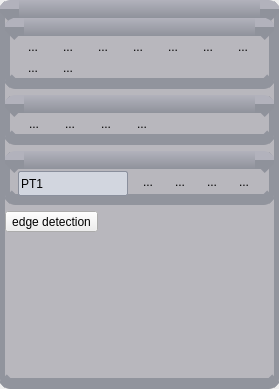
<?xml version="1.0" encoding="UTF-8"?>
<ui version="4.0">
 <class>CPaintZoneDockWidget</class>
 <widget class="QDockWidget" name="CPaintZoneDockWidget">
  <property name="geometry">
   <rect>
    <x>0</x>
    <y>0</y>
    <width>279</width>
    <height>389</height>
   </rect>
  </property>
  <property name="styleSheet">
   <string notr="true">
QToolButton:checked{ 
color:rgb(255,255,255);
background:rgb(255,255,255);
}

QToolButton:pressed{ 
color:rgb(255, 255, 255);
background:rgb(255,255,255);
}	
QFrame
{
	border-radius:10px;
	background:rgb(184,183,189)	;
	border-left: 5px solid rgb(145,148,157) ;
	border-right: 5px solid rgb(145,148,157);
	border-top: 18px solid qlineargradient(spread:pad, x1:0, y1:0, x2:0, y2:1, stop:0 rgba(178,178,188, 255), stop:1 rgba(143,146,155, 255)) ;
	border-bottom: 11px solid rgb(145,148,157);
}

QLineEdit
{
	border-radius:2px;
	background:rgb(210,214,223);
	border:1px solid rgb(138,143,156)
}
</string>
  </property>
  <property name="windowTitle">
   <string/>
  </property>
  <widget class="QWidget" name="dockWidgetContents">
   <property name="minimumSize">
    <size>
     <width>1</width>
     <height>1</height>
    </size>
   </property>
   <layout class="QVBoxLayout" name="verticalLayout">
    <property name="spacing">
     <number>0</number>
    </property>
    <property name="leftMargin">
     <number>0</number>
    </property>
    <property name="topMargin">
     <number>0</number>
    </property>
    <property name="rightMargin">
     <number>0</number>
    </property>
    <property name="bottomMargin">
     <number>0</number>
    </property>
    <item>
     <widget class="QFrame" name="frame_3">
      <property name="frameShape">
       <enum>QFrame::StyledPanel</enum>
      </property>
      <property name="frameShadow">
       <enum>QFrame::Raised</enum>
      </property>
      <layout class="QVBoxLayout" name="verticalLayout_2">
       <property name="leftMargin">
        <number>0</number>
       </property>
       <property name="topMargin">
        <number>0</number>
       </property>
       <property name="rightMargin">
        <number>0</number>
       </property>
       <property name="bottomMargin">
        <number>5</number>
       </property>
       <item>
        <widget class="QFrame" name="frame">
         <property name="styleSheet">
          <string notr="true"/>
         </property>
         <property name="frameShape">
          <enum>QFrame::StyledPanel</enum>
         </property>
         <property name="frameShadow">
          <enum>QFrame::Raised</enum>
         </property>
         <layout class="QGridLayout" name="gridLayout">
          <property name="leftMargin">
           <number>0</number>
          </property>
          <property name="topMargin">
           <number>0</number>
          </property>
          <property name="rightMargin">
           <number>0</number>
          </property>
          <property name="bottomMargin">
           <number>0</number>
          </property>
          <property name="spacing">
           <number>0</number>
          </property>
          <item row="3" column="0">
           <widget class="QToolButton" name="toolButton_9">
            <property name="text">
             <string>...</string>
            </property>
            <property name="icon">
             <iconset resource="ima_icons.qrc">
              <normaloff>:/ima_icons/1.6.png</normaloff>:/ima_icons/1.6.png</iconset>
            </property>
            <property name="iconSize">
             <size>
              <width>30</width>
              <height>30</height>
             </size>
            </property>
            <property name="checkable">
             <bool>true</bool>
            </property>
            <property name="autoRaise">
             <bool>true</bool>
            </property>
           </widget>
          </item>
          <item row="2" column="0">
           <widget class="QToolButton" name="toolButton_3">
            <property name="text">
             <string>...</string>
            </property>
            <property name="icon">
             <iconset resource="ima_icons.qrc">
              <normaloff>:/ima_icons/1.1.png</normaloff>:/ima_icons/1.1.png</iconset>
            </property>
            <property name="iconSize">
             <size>
              <width>30</width>
              <height>30</height>
             </size>
            </property>
            <property name="checkable">
             <bool>true</bool>
            </property>
            <property name="autoRaise">
             <bool>true</bool>
            </property>
           </widget>
          </item>
          <item row="2" column="2">
           <widget class="QToolButton" name="toolButton_8">
            <property name="text">
             <string>...</string>
            </property>
            <property name="icon">
             <iconset resource="ima_icons.qrc">
              <normaloff>:/ima_icons/1.5.png</normaloff>:/ima_icons/1.5.png</iconset>
            </property>
            <property name="iconSize">
             <size>
              <width>30</width>
              <height>30</height>
             </size>
            </property>
            <property name="checkable">
             <bool>true</bool>
            </property>
            <property name="autoRaise">
             <bool>true</bool>
            </property>
           </widget>
          </item>
          <item row="2" column="6">
           <widget class="QToolButton" name="toolButton_2">
            <property name="text">
             <string>...</string>
            </property>
            <property name="icon">
             <iconset resource="ima_icons.qrc">
              <normaloff>:/ima_icons/1.8.png</normaloff>:/ima_icons/1.8.png</iconset>
            </property>
            <property name="iconSize">
             <size>
              <width>30</width>
              <height>30</height>
             </size>
            </property>
            <property name="autoRaise">
             <bool>true</bool>
            </property>
           </widget>
          </item>
          <item row="2" column="4">
           <widget class="QToolButton" name="toolButton_6">
            <property name="text">
             <string>...</string>
            </property>
            <property name="icon">
             <iconset resource="ima_icons.qrc">
              <normaloff>:/ima_icons/1.3.png</normaloff>:/ima_icons/1.3.png</iconset>
            </property>
            <property name="iconSize">
             <size>
              <width>30</width>
              <height>30</height>
             </size>
            </property>
            <property name="checkable">
             <bool>true</bool>
            </property>
            <property name="autoRaise">
             <bool>true</bool>
            </property>
           </widget>
          </item>
          <item row="2" column="3">
           <widget class="QToolButton" name="toolButton_4">
            <property name="text">
             <string>...</string>
            </property>
            <property name="icon">
             <iconset resource="ima_icons.qrc">
              <normaloff>:/ima_icons/1.2.png</normaloff>:/ima_icons/1.2.png</iconset>
            </property>
            <property name="iconSize">
             <size>
              <width>30</width>
              <height>30</height>
             </size>
            </property>
            <property name="checkable">
             <bool>true</bool>
            </property>
            <property name="autoRaise">
             <bool>true</bool>
            </property>
           </widget>
          </item>
          <item row="3" column="1">
           <widget class="QToolButton" name="toolButton_5">
            <property name="text">
             <string>...</string>
            </property>
            <property name="icon">
             <iconset resource="ima_icons.qrc">
              <normaloff>:/ima_icons/1.9.png</normaloff>:/ima_icons/1.9.png</iconset>
            </property>
            <property name="iconSize">
             <size>
              <width>30</width>
              <height>30</height>
             </size>
            </property>
            <property name="checkable">
             <bool>true</bool>
            </property>
            <property name="checked">
             <bool>false</bool>
            </property>
            <property name="autoRaise">
             <bool>true</bool>
            </property>
           </widget>
          </item>
          <item row="2" column="1">
           <widget class="QToolButton" name="toolButton_7">
            <property name="text">
             <string>...</string>
            </property>
            <property name="icon">
             <iconset resource="ima_icons.qrc">
              <normaloff>:/ima_icons/1.4.png</normaloff>:/ima_icons/1.4.png</iconset>
            </property>
            <property name="iconSize">
             <size>
              <width>30</width>
              <height>30</height>
             </size>
            </property>
            <property name="checkable">
             <bool>true</bool>
            </property>
            <property name="autoRaise">
             <bool>true</bool>
            </property>
           </widget>
          </item>
          <item row="2" column="5">
           <widget class="QToolButton" name="toolButton">
            <property name="text">
             <string>...</string>
            </property>
            <property name="icon">
             <iconset resource="ima_icons.qrc">
              <normaloff>:/ima_icons/1.7.png</normaloff>:/ima_icons/1.7.png</iconset>
            </property>
            <property name="iconSize">
             <size>
              <width>30</width>
              <height>30</height>
             </size>
            </property>
            <property name="checkable">
             <bool>true</bool>
            </property>
            <property name="autoRaise">
             <bool>true</bool>
            </property>
           </widget>
          </item>
         </layout>
        </widget>
       </item>
       <item>
        <widget class="QFrame" name="frame_2">
         <property name="frameShape">
          <enum>QFrame::StyledPanel</enum>
         </property>
         <property name="frameShadow">
          <enum>QFrame::Raised</enum>
         </property>
         <layout class="QHBoxLayout" name="horizontalLayout">
          <property name="spacing">
           <number>0</number>
          </property>
          <property name="leftMargin">
           <number>0</number>
          </property>
          <property name="topMargin">
           <number>0</number>
          </property>
          <property name="rightMargin">
           <number>100</number>
          </property>
          <property name="bottomMargin">
           <number>0</number>
          </property>
          <item>
           <widget class="QToolButton" name="toolButton_11">
            <property name="text">
             <string>...</string>
            </property>
            <property name="icon">
             <iconset resource="ima_icons.qrc">
              <normaloff>:/ima_icons/2.1.png</normaloff>:/ima_icons/2.1.png</iconset>
            </property>
            <property name="iconSize">
             <size>
              <width>30</width>
              <height>30</height>
             </size>
            </property>
            <property name="checkable">
             <bool>true</bool>
            </property>
            <property name="autoRaise">
             <bool>true</bool>
            </property>
           </widget>
          </item>
          <item>
           <widget class="QToolButton" name="toolButton_13">
            <property name="text">
             <string>...</string>
            </property>
            <property name="icon">
             <iconset resource="ima_icons.qrc">
              <normaloff>:/ima_icons/2.2.png</normaloff>:/ima_icons/2.2.png</iconset>
            </property>
            <property name="iconSize">
             <size>
              <width>30</width>
              <height>30</height>
             </size>
            </property>
            <property name="checkable">
             <bool>true</bool>
            </property>
            <property name="autoRaise">
             <bool>true</bool>
            </property>
           </widget>
          </item>
          <item>
           <widget class="QToolButton" name="toolButton_12">
            <property name="text">
             <string>...</string>
            </property>
            <property name="icon">
             <iconset resource="ima_icons.qrc">
              <normaloff>:/ima_icons/2.3.png</normaloff>:/ima_icons/2.3.png</iconset>
            </property>
            <property name="iconSize">
             <size>
              <width>30</width>
              <height>30</height>
             </size>
            </property>
            <property name="checkable">
             <bool>true</bool>
            </property>
            <property name="autoRaise">
             <bool>true</bool>
            </property>
           </widget>
          </item>
          <item>
           <widget class="QToolButton" name="toolButton_10">
            <property name="text">
             <string>...</string>
            </property>
            <property name="icon">
             <iconset resource="ima_icons.qrc">
              <normaloff>:/ima_icons/2.4.png</normaloff>:/ima_icons/2.4.png</iconset>
            </property>
            <property name="iconSize">
             <size>
              <width>30</width>
              <height>30</height>
             </size>
            </property>
            <property name="checkable">
             <bool>true</bool>
            </property>
            <property name="autoRaise">
             <bool>true</bool>
            </property>
           </widget>
          </item>
         </layout>
        </widget>
       </item>
       <item>
        <widget class="QFrame" name="frame_4">
         <property name="frameShape">
          <enum>QFrame::StyledPanel</enum>
         </property>
         <property name="frameShadow">
          <enum>QFrame::Raised</enum>
         </property>
         <layout class="QHBoxLayout" name="horizontalLayout_2">
          <property name="spacing">
           <number>0</number>
          </property>
          <property name="leftMargin">
           <number>0</number>
          </property>
          <property name="topMargin">
           <number>0</number>
          </property>
          <property name="rightMargin">
           <number>0</number>
          </property>
          <property name="bottomMargin">
           <number>0</number>
          </property>
          <item>
           <widget class="QLineEdit" name="lineEdit">
            <property name="minimumSize">
             <size>
              <width>110</width>
              <height>25</height>
             </size>
            </property>
            <property name="maximumSize">
             <size>
              <width>20</width>
              <height>20</height>
             </size>
            </property>
            <property name="styleSheet">
             <string notr="true"/>
            </property>
            <property name="text">
             <string>PT1</string>
            </property>
            <property name="maxLength">
             <number>700</number>
            </property>
           </widget>
          </item>
          <item>
           <widget class="QToolButton" name="toolButton_14">
            <property name="text">
             <string>...</string>
            </property>
            <property name="icon">
             <iconset resource="ima_icons.qrc">
              <normaloff>:/ima_icons/3.1.png</normaloff>:/ima_icons/3.1.png</iconset>
            </property>
            <property name="iconSize">
             <size>
              <width>30</width>
              <height>30</height>
             </size>
            </property>
            <property name="checkable">
             <bool>true</bool>
            </property>
            <property name="autoRaise">
             <bool>true</bool>
            </property>
           </widget>
          </item>
          <item>
           <widget class="QToolButton" name="toolButton_17">
            <property name="text">
             <string>...</string>
            </property>
            <property name="icon">
             <iconset resource="ima_icons.qrc">
              <normaloff>:/ima_icons/3.2.png</normaloff>:/ima_icons/3.2.png</iconset>
            </property>
            <property name="iconSize">
             <size>
              <width>30</width>
              <height>30</height>
             </size>
            </property>
            <property name="checkable">
             <bool>true</bool>
            </property>
            <property name="autoRaise">
             <bool>true</bool>
            </property>
           </widget>
          </item>
          <item>
           <widget class="QToolButton" name="toolButton_16">
            <property name="text">
             <string>...</string>
            </property>
            <property name="icon">
             <iconset resource="ima_icons.qrc">
              <normaloff>:/ima_icons/3.3.png</normaloff>:/ima_icons/3.3.png</iconset>
            </property>
            <property name="iconSize">
             <size>
              <width>30</width>
              <height>30</height>
             </size>
            </property>
            <property name="checkable">
             <bool>true</bool>
            </property>
            <property name="autoRaise">
             <bool>true</bool>
            </property>
           </widget>
          </item>
          <item>
           <widget class="QToolButton" name="toolButton_15">
            <property name="text">
             <string>...</string>
            </property>
            <property name="icon">
             <iconset resource="ima_icons.qrc">
              <normaloff>:/ima_icons/3.4.png</normaloff>:/ima_icons/3.4.png</iconset>
            </property>
            <property name="iconSize">
             <size>
              <width>30</width>
              <height>30</height>
             </size>
            </property>
            <property name="checkable">
             <bool>true</bool>
            </property>
            <property name="autoRaise">
             <bool>true</bool>
            </property>
           </widget>
          </item>
         </layout>
        </widget>
       </item>
       <item>
        <widget class="QToolButton" name="toolButton_18">
         <property name="sizePolicy">
          <sizepolicy hsizetype="Fixed" vsizetype="Fixed">
           <horstretch>0</horstretch>
           <verstretch>0</verstretch>
          </sizepolicy>
         </property>
         <property name="text">
          <string>edge detection</string>
         </property>
        </widget>
       </item>
       <item>
        <spacer name="verticalSpacer">
         <property name="orientation">
          <enum>Qt::Vertical</enum>
         </property>
         <property name="sizeHint" stdset="0">
          <size>
           <width>20</width>
           <height>40</height>
          </size>
         </property>
        </spacer>
       </item>
      </layout>
     </widget>
    </item>
   </layout>
  </widget>
 </widget>
 <resources>
  <include location="ima_icons.qrc"/>
 </resources>
 <connections/>
</ui>
